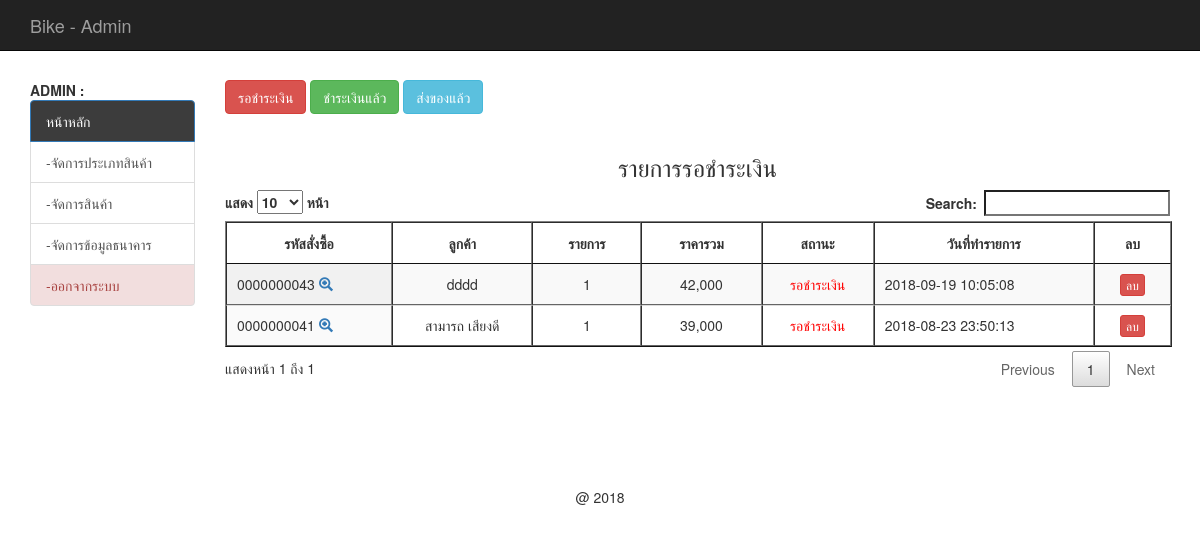
/backend/index.php (signed in), run on an earlier commit of the app's database.
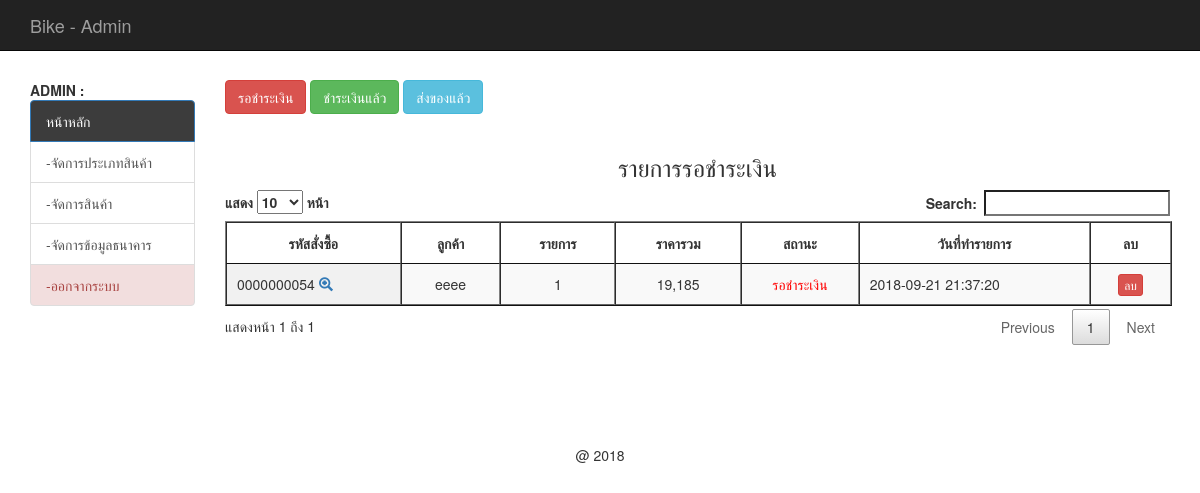
And on a later commit of the database.
### tables this page shows
CREATE TABLE `tbl_order` (
  `order_id` int(10) UNSIGNED ZEROFILL NOT NULL,
  `mem_id` int(11) NOT NULL,
  `name` varchar(100) NOT NULL,
  `address` varchar(500) NOT NULL,
  `email` varchar(100) NOT NULL,
  `phone` int(10) NOT NULL,
  `order_status` int(1) NOT NULL,
  `pay_slip` varchar(200) DEFAULT NULL,
  `b_name` varchar(100) DEFAULT NULL,
  `b_number` varchar(200) DEFAULT NULL,
  `pay_date` date DEFAULT NULL,
  `pay_amount` varchar(50) DEFAULT NULL,
  `postcode` varchar(30) DEFAULT NULL,
  `order_date` datetime NOT NULL
);

### backend/mm.php (called while the page is built, shortened)
<?php
if (!function_exists("GetSQLValueString")) {
function GetSQLValueString($theValue, $theType, $theDefinedValue = "", $theNotDefinedValue = "")
{
  $theValue = function_exists("mysql_real_escape_string") ? mysql_real_escape_string($theValue) : mysql_escape_string($theValue);
  switch ($theType) {
    case "text":
      $theValue = ($theValue != "") ? "'" . $theValue . "'" : "NULL";
      break;
    case "long":
    case "int":
      $theValue = ($theValue != "") ? intval($theValue) : "NULL";
      break;
  }
  return $theValue;
}
}
?>

### backend/show_new_cart.php (the view, shortened to what this page needs)
<?php require_once('../Connections/condb.php'); ?>
<?php
$query_mycart = sprintf("SELECT o.order_id as oid, o.mem_id, o.order_status, o.order_date, o.name , d.order_id , count(d.order_id) as coid , SUM(d.total) as ctotal FROM tbl_order as o, tbl_order_detail as d WHERE o.order_id = d.order_id AND o.order_status = 1 GROUP BY o.order_id ORDER BY o.order_id DESC " , GetSQLValueString($colname_mycart , "int"));
$mycart = mysql_query($query_mycart , $condb) or die(mysql_error());
$row_mycart = mysql_fetch_assoc($mycart);
$totalRows_mycart = mysql_num_rows($mycart);
?>
<h3 align="center">รายการรอชำระเงิน</h3>
<table id="example" class="display" cellspacing="0" border="1">
	<thead>
		<tr>
			<th>รหัสสั่งซื้อ</th>
			<th>ลูกค้า</th>
			<th>รายการ</th>
			<th>ราคารวม</th>
			<th>สถานะ</th>
			<th>วันที่ทำรายการ</th>
			<th> <center> ลบ </center></th>
		</tr>
	</thead>
	<?php if ($totalRows_mycart > 0) { ?>
		<?php do { ?>
			<tr>
				<td>
					<?php echo $row_mycart['oid'];?>
					<span id="hp">
						<a href="index.php?order_id=<?php echo $row_mycart['oid'];?>&act=show-order">
							<span class="glyphicon glyphicon-zoom-in"></span>
						</a>
					</span>
				</td>
				<td align="center" >
					<?php echo $row_mycart['name'];?>
				</td>
				<td align="center" >
					<?php echo $row_mycart['coid'];?>
				</td>
				<td align="center">
					<?php echo number_format($row_mycart['ctotal']);?>
				</td>
				<td align="center" >
					<font color="red">
						<?php $status = $row_mycart['order_status'];
						include('status.php');
						?>
					</font>
				</td>
				<td > <?php echo $row_mycart['order_date'];?></td>
				<td><center>
					<a href="del_order.php?order_id=<?php echo $row_mycart['oid'];?>" class="btn btn-danger btn-xs" onClick="return confirm('ยืนยันการลบ');">
					ลบ </a></center>
				</td>
				</tr>
			<?php } while ($row_mycart = mysql_fetch_assoc($mycart)); ?>
		</table>
		<?php
	}
	?>

### backend/status.php
<?php
if ($status == 1) {
	echo "<font color='red'>";
	echo "รอชำระเงิน";
	echo "</font>";
}elseif ($status == 2) {
	echo "<font color='green'>";
	echo "ชำระเงินแล้ว";
	echo "</font>";
}elseif ($status == 3) {
	echo "<font color='blue'>";
	echo "ส่งของแล้ว";
	echo "</font>";
}elseif ($status == 4) {
	echo "<font color='black'>";
	echo "ยกเลิกคำสั่งซื้อ";
	echo "</font>";
}
?>

What changed in the data, as far as the page shows it:
removed tbl_order: order_id "0000000043", name "dddd", coid "1", ctotal "42,000", order_status "รอชำระเงิน", order_date "2018-09-19 10:05:08"
removed tbl_order: order_id "0000000041", name "สามารถ เสียงดี", coid "1", ctotal "39,000", order_status "รอชำระเงิน", order_date "2018-08-23 23:50:13"
added tbl_order: order_id "0000000054", name "eeee", coid "1", ctotal "19,185", order_status "รอชำระเงิน", order_date "2018-09-21 21:37:20"
